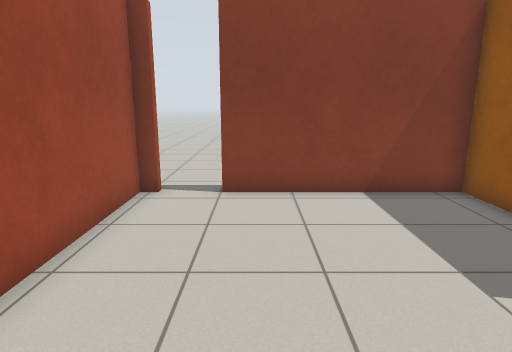
view 1 (above)

16 first-person views from a walk through a Gazebo world. The camera is 1.2 m above the floor, tilts 12° down and sees 75° across. The floor is counted in squares, 0.5 m on a side. Each view is taken from the middle of a square. On the plan, view 1 faces up. The plan holds only what a view shows up to about 19 squares ahead; the rest is blank.

view 2
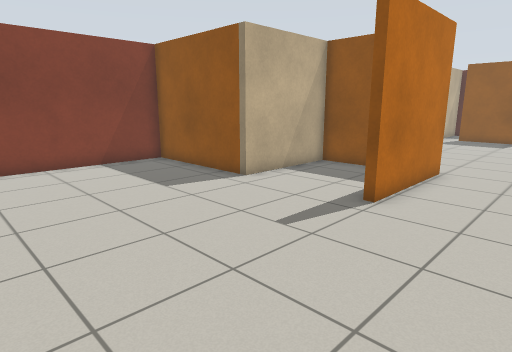

view 3
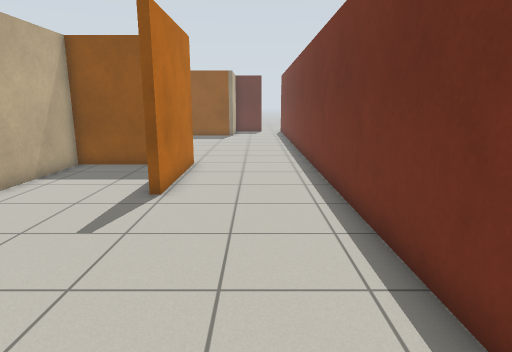

view 4
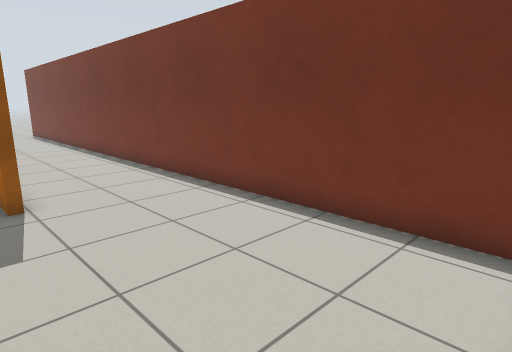

view 5
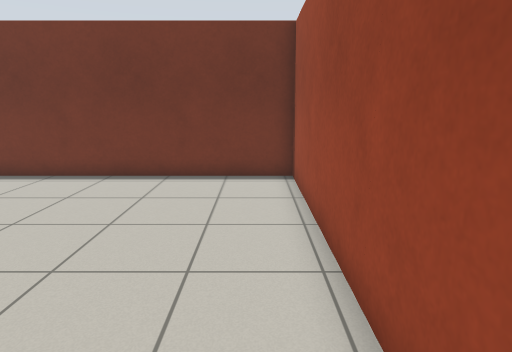

view 6
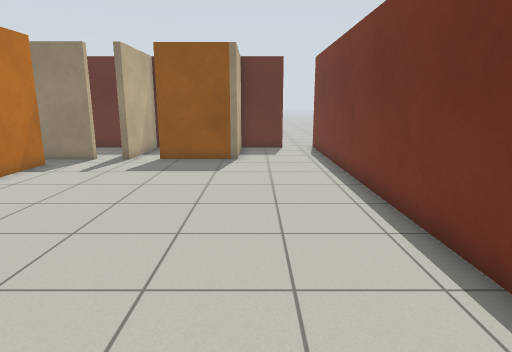

view 7
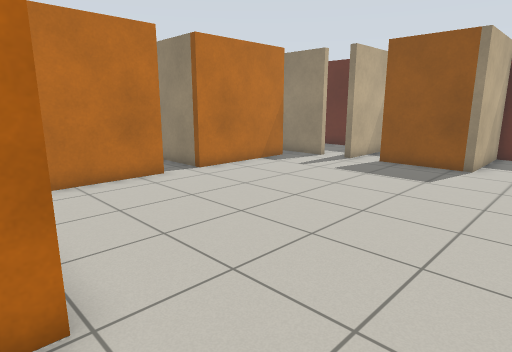

view 8
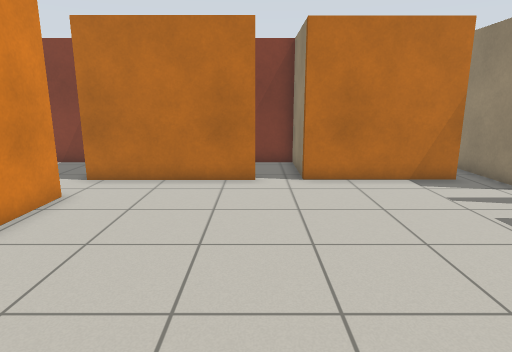

view 9
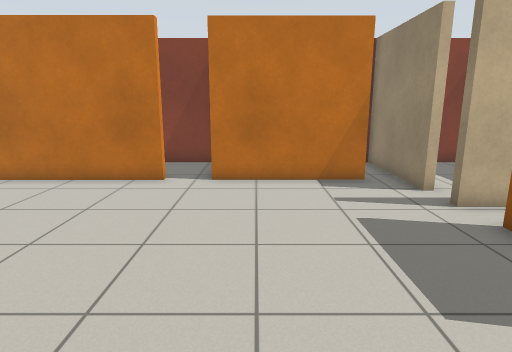

view 10
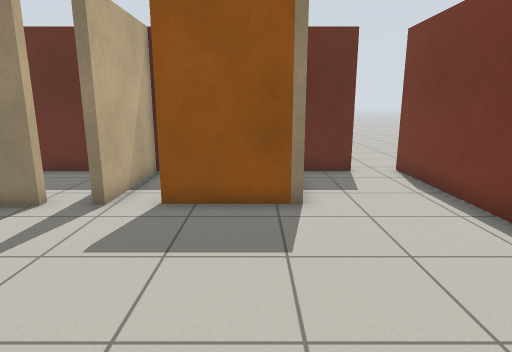

view 11
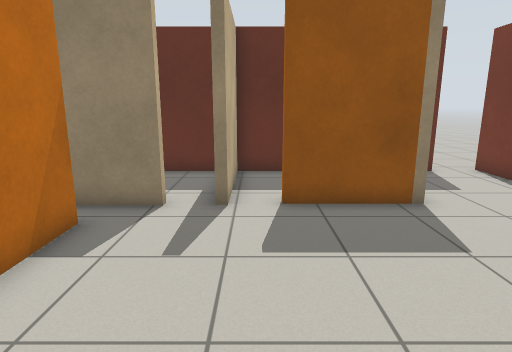

view 12
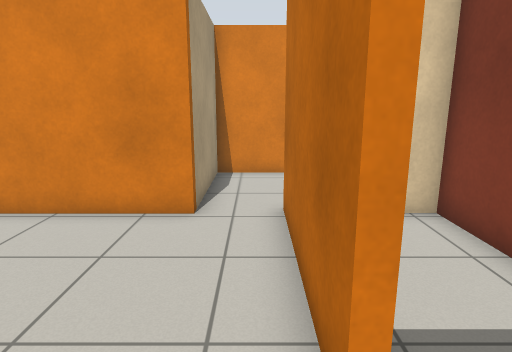

view 13
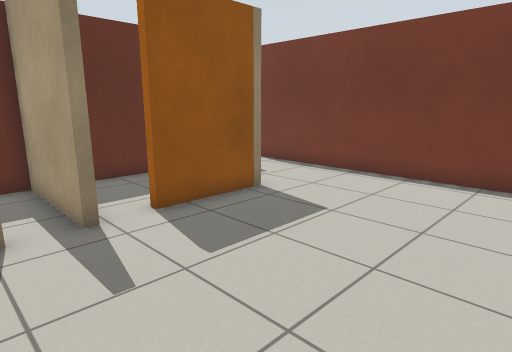

view 14
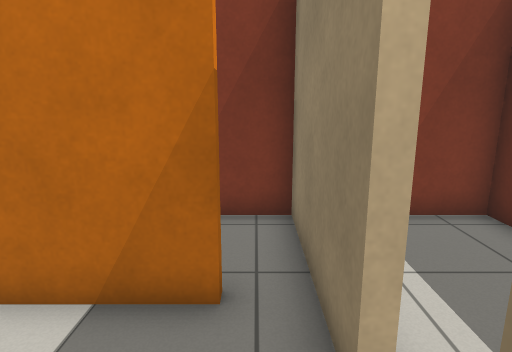

view 15
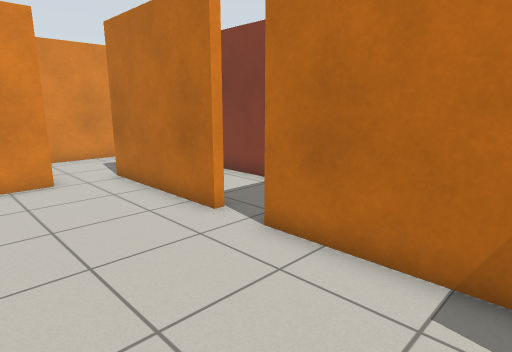

view 16
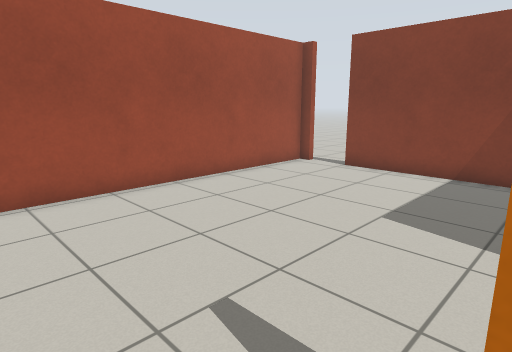

### Floor plan
Points are (right, up) in squares from view 1. A wall is a line through its corners. A room is listed if a view was taken in it or the views show most of it. See-through windows are left out.
Room 1 (views 1, 2, 3, 4, 5, 6, 7, 16)
walls: (10.5, 0.4) (10.5, 3.3) (5.8, 3.3) (5.8, 9.1) (-1, 9.1); (10.9, -1.4) (5.8, -1.4) (5.8, -1.1); (-2.7, 9.1) (-3.3, 9.1) (-3.3, -6.3) (12.6, -6.3)
low walls: (5.8, -1.1) (6.7, -1.1)
ways out: opening at (11.8, -3.5) to room 2; opening at (-1.5, 9)
Room 2 (views 8, 9, 10, 11, 12, 13, 14, 15)
walls: (16, 5.7) (11.6, 5.7); (24, 4.2) (24, 5.4); (22.6, 5.7) (17.6, 5.7); (10.8, 3.6) (10.8, -0.8); (12.6, -6.3) (27.5, -6.3); (28.1, -4.6) (28.1, -2.2) (24, -2.2) (24, 1.4)
ways out: opening at (11.8, -3.5) to room 1; opening at (24, 4) to room 3; opening at (11, 5) to room 4; opening at (16.5, 6) to room 5; opening at (24, 2) to room 6; opening at (23, 6); opening at (28, -5)
Room 3 (no view inside)
walls: (23.8, 3) (28.1, 3) (28.1, 9.1) (26.4, 9.1)
ways out: opening at (24, 4) to room 2
Room 4 (no view inside)
walls: (11.6, 5.7) (10.4, 5.7); (8.7, 9.1) (7.5, 9.1); (6.1, 7.5) (6.1, 3.6) (10.8, 3.6)
ways out: opening at (11, 5) to room 2
Room 5 (no view inside)
walls: (17.6, 5.7) (17.6, 9.1) (10.8, 9.1) (10.8, 8.2)
ways out: opening at (16.5, 6) to room 2
Room 6 (no view inside)
walls: (28.1, -0.7) (28.1, 2.7) (23.8, 2.7)
ways out: opening at (24, 2) to room 2

Positions as (right, up) in squares from view 1, and headings:
1: (0, 0), facing up
2: (-2, -5), facing up-right
3: (-3, -4), facing right
4: (-3, 0), facing down-right
5: (-2, 5), facing down
6: (9, -3), facing right
7: (10, -5), facing up-right
8: (16, -5), facing up
9: (19, -5), facing up
10: (16, -1), facing right
11: (16, 2), facing right
12: (18, 5), facing left
13: (17, 5), facing down-right
14: (23, 2), facing up
15: (22, 1), facing up-left
16: (6, -3), facing up-left
